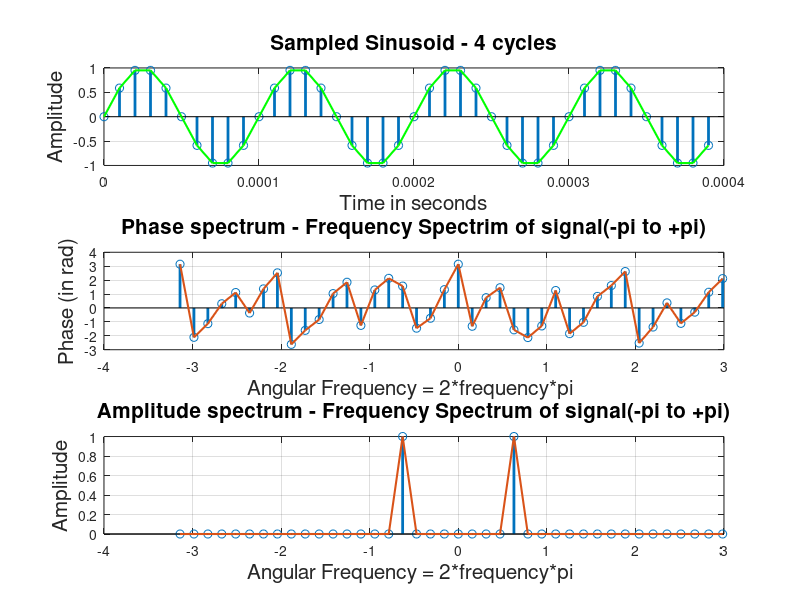

The MATLAB script that drew this image:
% Code for spectrum of signal (at 4 cycles , perfectly sampled
clear
F = 10000;        % Sinusoid frequency ( Hz - Cycles/ second)
Fs = 100000;      % Sampling Frequency ( Hz -Samples/ second )
n = 4*Fs/F;         % 4(no. of cycles)* (no. of samples/cycle)
t = 0:n-1;   %time axis ,  1/Fs is the sampling period 
x_n = sin(2*pi*t*F*1/Fs);      % sampled signal

fft_x_n = fft(x_n)/length(x_n)*2; %finding the fft, normalising value for correct amplitude range
fft_x_n = fftshift(fft_x_n);      % shifting fft to make it symmetric about 0 
Freq = ((-n/2:((n/2)-1))/n)*2*pi;  % defining frrquency scale

figure
subplot(3,1,1)
stem(t/Fs,x_n,'linewidth',2)
title("Sampled Sinusoid - 4 cycles",'FontSize',15);
xlabel("Time in seconds",'FontSize',15);
ylabel("Amplitude",'FontSize',15);
hold on 
plot(t/Fs,x_n,'-g','linewidth',1.5)
grid on 
subplot(3,1,2)
stem(Freq,angle(fft_x_n),'linewidth',2);
title("Phase spectrum - Frequency Spectrim of signal(-\pi to +\pi)",'FontSize',15);
xlabel("Angular Frequency = 2*frequency*\pi ",'FontSize',15);
ylabel("Phase (in rad)",'FontSize',15);
hold on 
plot(Freq,angle(fft_x_n),'linewidth',1.5);
grid on
subplot(3,1,3)
stem(Freq,abs(fft_x_n),'linewidth',2);
title("Amplitude spectrum - Frequency Spectrum of signal(-\pi to +\pi)",'FontSize',15);
xlabel("Angular Frequency = 2*frequency*\pi ",'FontSize',15);
ylabel("Amplitude",'FontSize',15);
hold on
plot(Freq,abs(fft_x_n),'linewidth',1.5);
grid on 